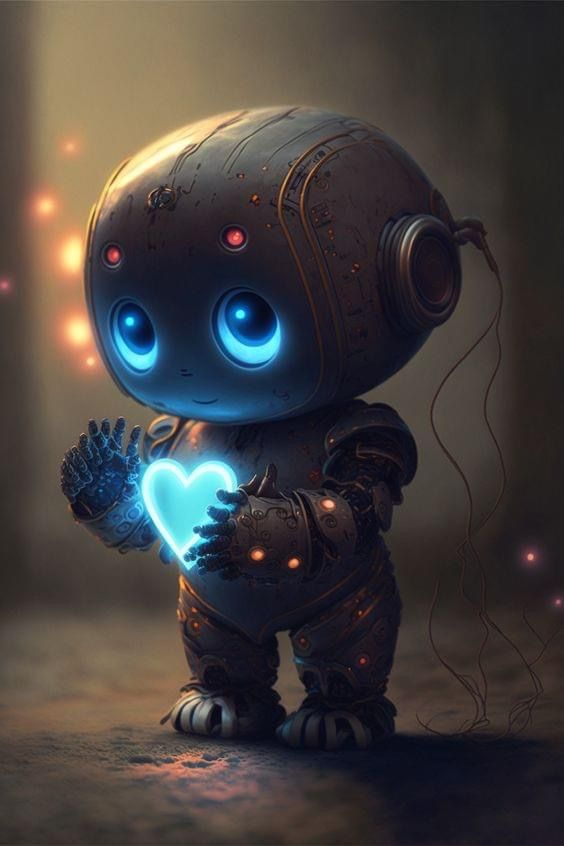
#> input picture sec_7/robot.jpg, 564 x 846 px
$ python flip.py
#> lines starting #> are read from the running program, lines starting #| are printed output that depends on the picture
from PIL import Image
import matplotlib.pyplot as plt


image_path = "robot.jpg"
image = Image.open(image_path)
#> image is the input picture: PIL image 564x846 RGB; mean R, G, B 69, 63.9, 62.4


flipped_horizontal = image.transpose(Image.FLIP_LEFT_RIGHT)
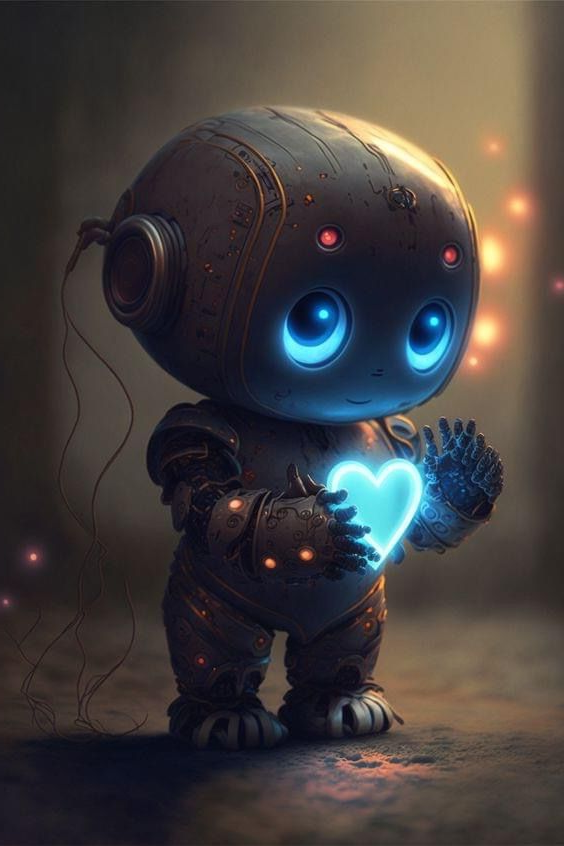
#> flipped_horizontal: PIL image 564x846 RGB; mean R, G, B 69, 63.9, 62.4


flipped_vertical = image.transpose(Image.FLIP_TOP_BOTTOM)
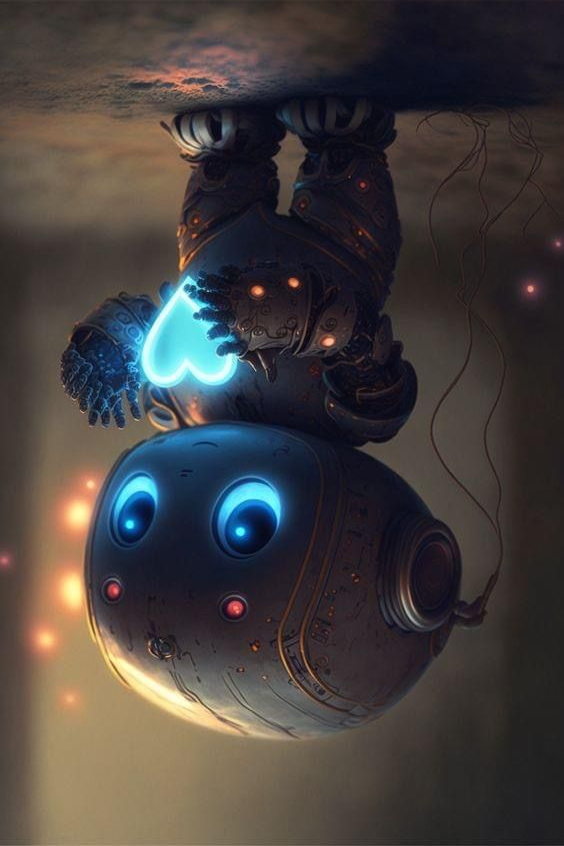
#> flipped_vertical: PIL image 564x846 RGB; mean R, G, B 69, 63.9, 62.4


plt.subplot(1, 3, 1)
plt.title('Original Image')
plt.imshow(image)
plt.axis('off')


plt.subplot(1, 3, 2)
plt.title('flipped_horizontal')
plt.imshow(flipped_horizontal)
plt.axis('off')

plt.subplot(1, 3, 3)
plt.title('flipped_vertical')
plt.imshow(flipped_vertical)
plt.axis('off')
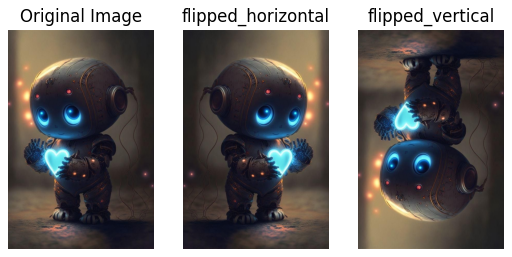
#> figure drawn by matplotlib, 3 panels
